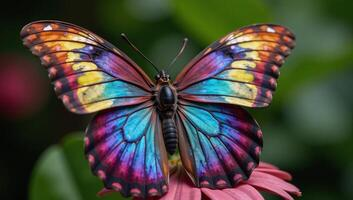
#> input picture 16 Basic OpenCV/datasets/Images/butterfly.jpeg, 353 x 200 px, found by its file name
$ jupyter execute --allow-errors OpenCV.ipynb   (shell and % lines are left out)   (text cells are left out)
#> lines starting #> are read from the running program, lines starting #| are printed output that depends on the picture; after the words box and inside, x2 and y2 are one past the last pixel; in counts of white or black regions, pixels touching at a corner belong together; pictures that were not available may be replaced by others from this repository, and a replacement may not be noted
[cell 1]
%cd OpenCV/
from IPython.display import clear_output
clear_output()

[cell 2]
import cv2
from google.colab.patches import cv2_imshow

#colorful image - 3 channels
image = cv2.imread("Images/butterfly.jpeg")
#> image is the input picture: shape (200, 353, 3); mean B, G, R 59.2, 70.5, 71.5
print(image.shape)
#| (200, 353, 3)

#grayscale image
gray = cv2.cvtColor(image,cv2.COLOR_BGR2GRAY)
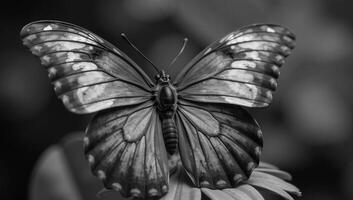
#> gray: shape (200, 353); min 0, max 251, mean 69.5
print(gray.shape)
#| (200, 353)

#HSV Image
HSV = cv2.cvtColor(image,cv2.COLOR_BGR2HSV)
#> HSV: shape (200, 353, 3); mean H, S, V 74.4, 136.5, 91.5
print(HSV.shape)
#| (200, 353, 3)
cv2_imshow(HSV)

[cell 3]
import cv2
from google.colab.patches import cv2_imshow
import numpy as np

image = cv2.imread("Images/butterfly.jpeg")
# cv2_imshow(image)

gray = cv2.cvtColor(image,cv2.COLOR_BGR2GRAY)
canny_image = cv2.Canny(gray,150, 200)
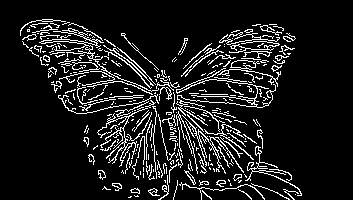
#> canny_image: shape (200, 353); 10.9% white in thin lines or dots, all inside (x1, y1, x2, y2) = (20, 19, 302, 200)
# cv2_imshow(canny_image)

# Erosion and Dilation
kernel = np.ones((5,5), np.uint8)
#Dilation
dilate_image = cv2.dilate(canny_image, kernel, iterations=1)
#> dilate_image: shape (200, 353); 42.4% white; 5 white regions, box (x1, y1, x2, y2) and area: (18, 17, 304, 200) 29131, (170, 36, 190, 64) 251, (100, 181, 124, 193) 225, (126, 186, 142, 200) 185, (96, 168, 108, 182) 145
# cv2_imshow(dilate_image)
#Erosion
# kernel = np.ones((1,1), np.uint8)
erode_image = cv2.erode(dilate_image,kernel, iterations=1)
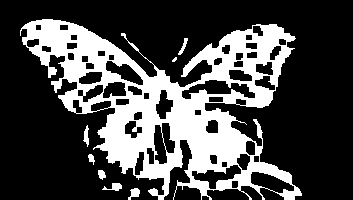
#> erode_image: shape (200, 353); 28.2% white; 8 white regions (1 under 20 px), largest, box (x1, y1, x2, y2) and area: (20, 19, 302, 200) 19482, (102, 183, 122, 191) 85, (128, 188, 140, 200) 83
# cv2_imshow(erode_image)

display = np.hstack((canny_image,dilate_image,erode_image))
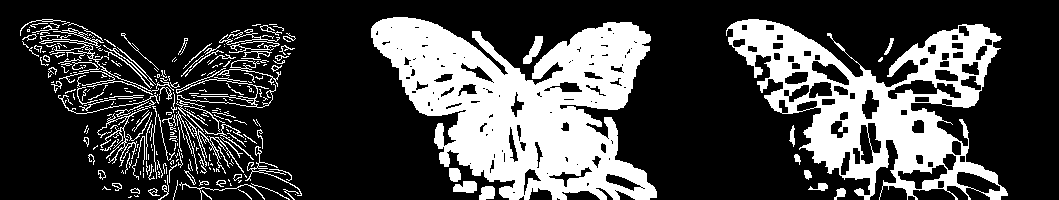
#> display: shape (200, 1059); 27.2% white; 320 white regions (211 under 20 px), largest, box (x1, y1, x2, y2) and area: (371, 17, 657, 200) 29131, (726, 19, 1008, 200) 19482, (176, 68, 276, 126) 533
cv2_imshow(display)

[cell 4]
import cv2
from google.colab.patches import cv2_imshow
import numpy as np

image = cv2.imread("Images/Bear.jpg")
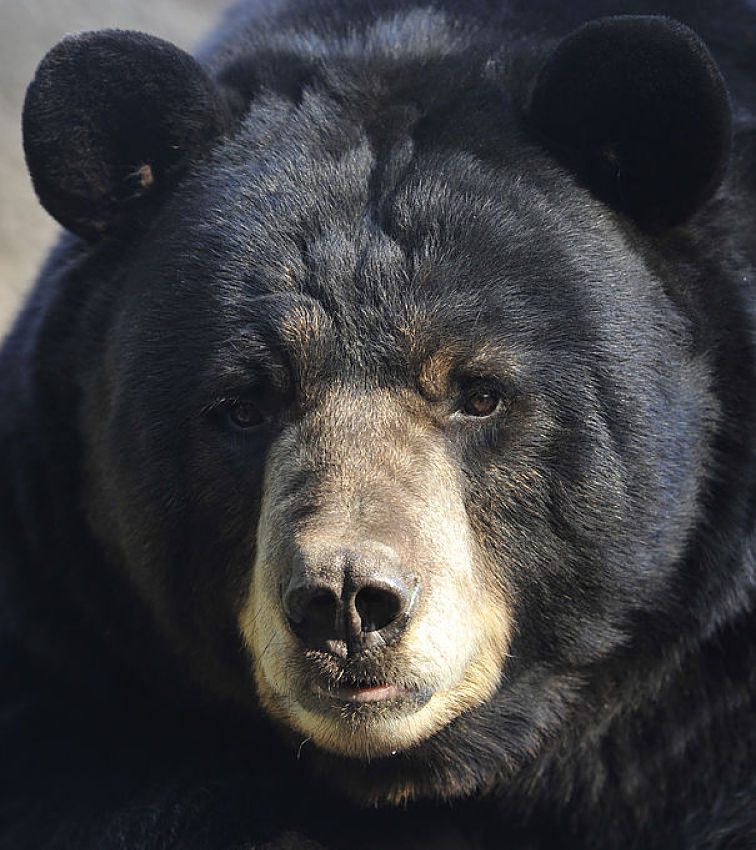
#> input picture 16 Basic OpenCV/datasets/Images/Bear.jpg, 756 x 850 px, found by its file name
#> image is the input picture: shape (850, 756, 3); mean B, G, R 62.2, 60.1, 60.3
# cv2_imshow(image)
dst = cv2.fastNlMeansDenoisingColored(image, None, 15, 20, 7, 15)

display = np.hstack((image, dst))
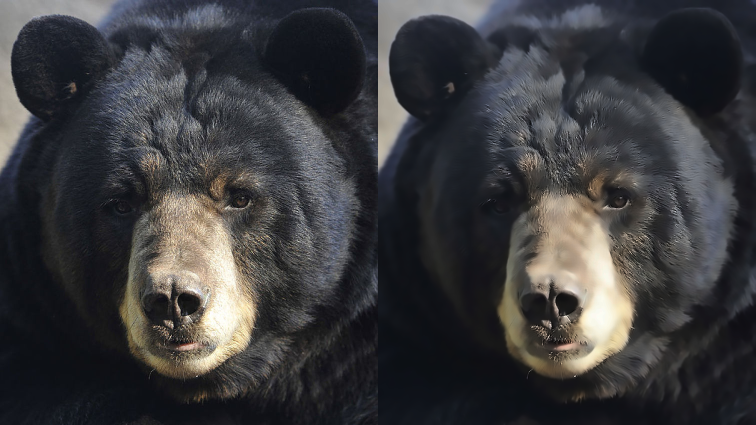
#> display: shape (850, 1512, 3) (shown at 1/2 size); mean B, G, R 61.6, 59.6, 59.7
cv2_imshow(display)

[cell 5]
import cv2
import numpy as np
from google.colab.patches import cv2_imshow

img = np.zeros((512, 512, 3), np.uint8)
#uint8: 0 to 255

# Drawing Function
# Draw a Ellipse
cv2.ellipse(img, (256, 256), (100, 50), 45, 0, 360, (255, 0, 255), 3)
# Draw a Polygon
# Define points of the polygon
pts = np.array([[100, 300], [200, 250], [300, 300], [250, 400], [150, 400]], np.int32)
pts = pts.reshape((-1, 1, 2))
cv2.fillPoly(img, [pts], (0, 255, 255))
#> img: shape (512, 512, 3); mean of channels 0, 1, 2 1.8, 19.7, 21.5
#Draw a Dashed Line
for i in range(50, 450, 40):
    cv2.line(img, (i, 50), (i + 20, 50), (255, 255, 0), 3)
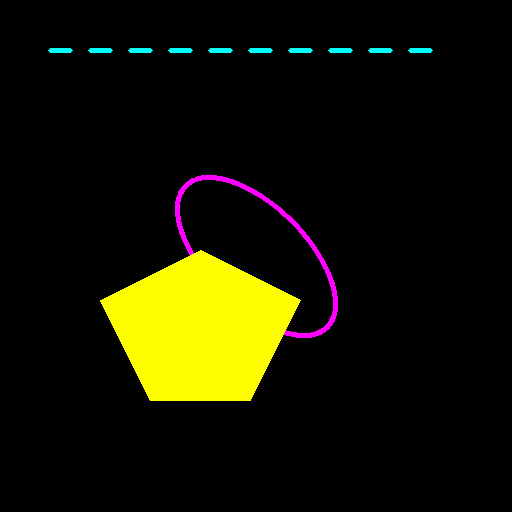
#> img: shape (512, 512, 3); mean of channels 0, 1, 2 2.9, 20.8, 21.5; drawn as B, G, R
#Write a Text
cv2.putText(img,"Alojado_Sunga",(12,480),cv2.FONT_HERSHEY_COMPLEX,2,(0,255,0),3)
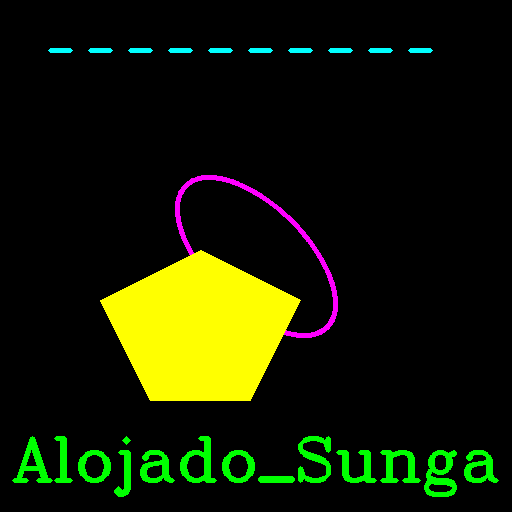
#> img: shape (512, 512, 3); 2.86% of pixels changed, all inside (x1, y1, x2, y2) = (12, 436, 499, 497); drawn as B, G, R
# Displaying the Image
cv2_imshow(img)

[cell 6]
import cv2
import numpy as np
from google.colab.patches import cv2_imshow
#BGR Image . It is represented in Blue, Green and Red Channels...
image = cv2.imread("Images/shapess.png")
#> (the rest of this cell did not finish here and is left out)

[cell 7]
import cv2
from google.colab.patches import cv2_imshow

face_cascade = cv2.CascadeClassifier("files/haarcascade_frontalface_default.xml")
# img = cv2.imread("images/person.jpg")
img = cv2.imread("Images/group.jpg")
#> (the rest of this cell did not finish here and is left out)

[cell 8]
import cv2
import numpy as np
from google.colab.patches import cv2_imshow

img = cv2.imread("Images/shapess.png")
#> (the rest of this cell did not finish here and is left out)

[cell 9]
import cv2
import numpy as np
from google.colab.patches import cv2_imshow

ball = []
cap = cv2.VideoCapture("videos/video.mp4")
out = cv2.VideoWriter('balloutput.avi',cv2.VideoWriter_fourcc('M','J','P','G'),10,(1920,1080))
while cap.isOpened():
  ret, frame = cap.read()
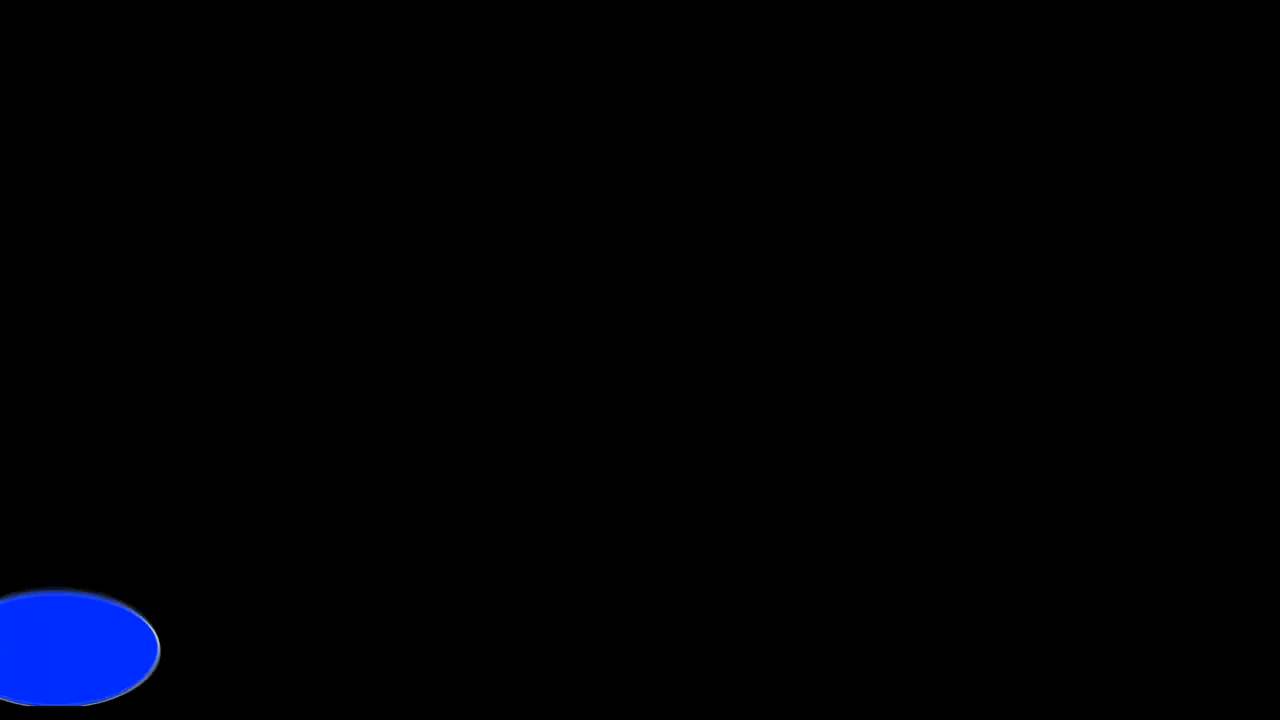
#> input picture frame 30 of 16 Basic OpenCV/datasets/Videos/movingball.mp4, 1280 x 720 px, given in place of video.mp4, which was not available
#> frame is the input picture: shape (720, 1280, 3); mean B, G, R 4.3, 0.9, 0.1
  if ret is False:
    break
  hsv = cv2.cvtColor(frame, cv2.COLOR_BGR2HSV)
#> hsv: shape (720, 1280, 3); mean H, S, V 2.6, 6, 4.3
  lower_hue = np.array([65,0,0])
  upper_hue = np.array([110, 255,255])
  mask = cv2.inRange(hsv,lower_hue, upper_hue)
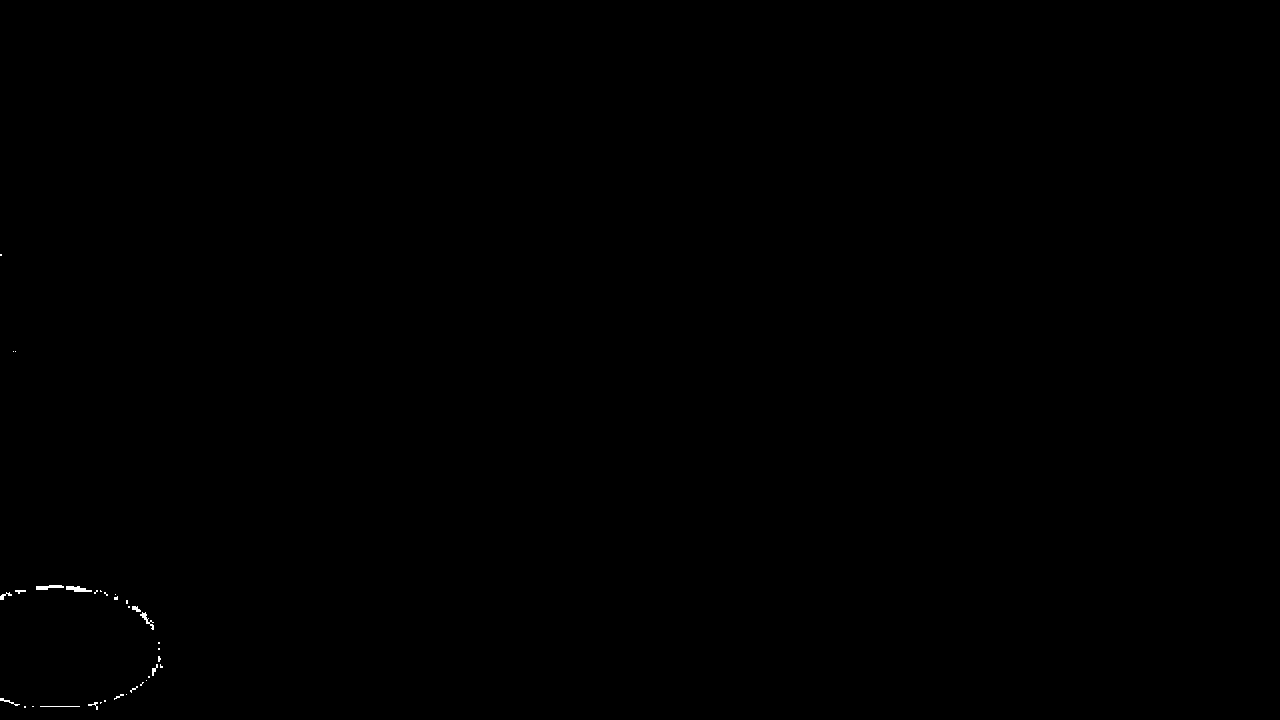
#> mask: shape (720, 1280); 0.07% white; 34 white regions (23 under 20 px)

  (contours,_)=cv2.findContours(mask,cv2.RETR_TREE,cv2.CHAIN_APPROX_SIMPLE)
#> contours = 34 contours, 29 with area under 20; largest, box (x1, y1, x2, y2) and area: (66, 586, 92, 592) 72, (36, 585, 64, 590) 62, (140, 612, 154, 630) 40, (132, 606, 141, 612) 22, (0, 592, 12, 600) 22

  center = None

  if len(contours)>0:
    c = max(contours, key=cv2.contourArea)
#> c = contour of 17 points, box (x1, y1, x2, y2) (66, 586, 92, 592), area 72
    ((x,y),radius) = cv2.minEnclosingCircle(c)
#> x = 78.5; y = 588.5; radius = 12.75
    M = cv2.moments(c)
#> M = moments, m00 71.5, centre m10/m00, m01/m00 = (76.79, 588.7)
    try:
      center = (int(M["m10"]/M["m00"]), int(M["m01"]/M["m00"]))
#> center = (76, 588)
      cv2.circle(frame, center,10, (255,0,0),-1)
#> frame: shape (720, 1280, 3); 0.03% of pixels changed, all inside (x1, y1, x2, y2) = (66, 578, 87, 599)
      ball.append(center)
    except:
      pass
    if len(ball)>2:
      for i in range(1,len(ball)):
        cv2.line(frame, ball[i-1], ball[i],(0,0,255),5)
  out.write(frame)
out.release()
